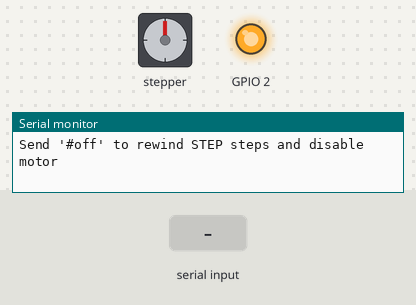
This program was run on a simulated ESP32-C6. On the bench: stepper motor, output pins drawn as LEDs (lit = HIGH), the last lines printed to the serial monitor. Inputs (shaded band) come from the test bench. Stepper angles assume 200 steps per turn.

Above: at 1.2 s.
1.3 s: "#on\n" received over Serial
At 2.8 s:
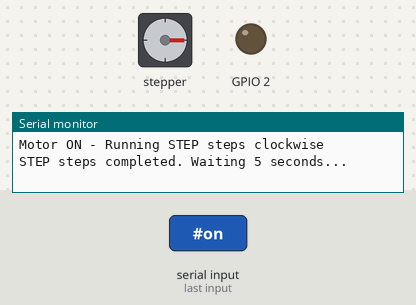
3.3 s: "#off\n" received over Serial
At 3.72 s:
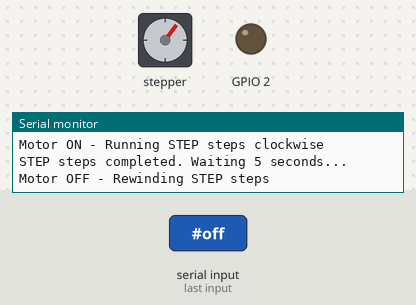
5.3 s: "#off\n" received over Serial
At 7.0 s:
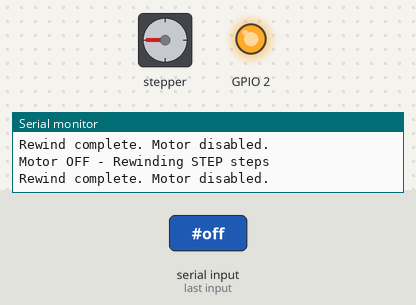
7.3 s: "#on\n" received over Serial
At 8.6 s:
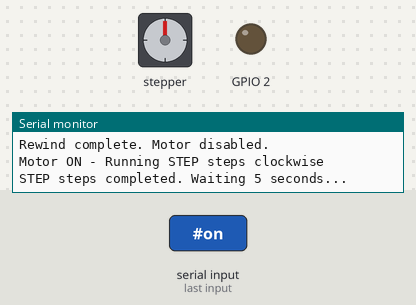
Timing chart, 0 to 14.3 s (numbered marks = the images above; inputs shaded):
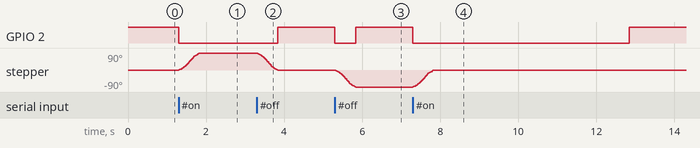

Measured:
- after the input at 1.3 s, GPIO 2: HIGH → LOW at once; stepper: turns 90° clockwise in 0.54 s, starting at once
- after the input at 3.3 s, GPIO 2: LOW → HIGH after 0.54 s; stepper: turns 90° counter-clockwise in 0.54 s, starting at once
- after the input at 5.3 s, GPIO 2: HIGH → LOW at once, → HIGH 0.54 s later; stepper: turns 90° counter-clockwise in 0.54 s, starting at once
- after the input at 7.3 s, GPIO 2: HIGH → LOW at once, → HIGH 5.5 s later; stepper: turns 90° clockwise in 0.54 s, starting at once

The program:

main.cpp
```cpp
#include <AccelStepper.h>

// ========== Motor pin definitions ==========
#define MOTOR1_STEP_PIN D10
#define MOTOR1_DIR_PIN D9
#define MOTOR2_STEP_PIN D8
#define MOTOR2_DIR_PIN D7
#define ENABLE_PIN D0
#define STEP 50
#define WAITING_TIME 5000 // 10 seconds in milliseconds
// Create stepper motor object (driver type, step pin, direction pin)
AccelStepper motor1(AccelStepper::DRIVER, MOTOR1_STEP_PIN, MOTOR1_DIR_PIN);

bool motorRunning = false;
bool isRewinding = false;
unsigned long waitStartTime = 0;
bool isWaiting = false;

void setup()
{
  Serial.begin(9600);

  // Set enable pin as output and disable motors initially
  pinMode(ENABLE_PIN, OUTPUT);
  digitalWrite(ENABLE_PIN, HIGH); // HIGH = disabled for DRV8825

  // Configure motor settings
  motor1.setMaxSpeed(1000);    // steps per second
  motor1.setAcceleration(500); // steps per second squared

  Serial.println("DRV8825 Motor Controller Ready");
  Serial.println("Send '#on' to run STEP steps clockwise, wait 10s, then auto-disable");
  Serial.println("Send '#off' to rewind STEP steps and disable motor");
}

void loop()
{
  // Check for serial commands
  if (Serial.available() > 0)
  {
    String command = Serial.readStringUntil('\n');
    command.trim(); // Remove whitespace
    command.toLowerCase();

    if (command == "#on")
    {
      if (!motorRunning && !isRewinding && !isWaiting)
      {
        Serial.println("Motor ON - Running STEP steps clockwise");
        digitalWrite(ENABLE_PIN, LOW);                  // LOW = enabled for DRV8825
        motor1.moveTo(motor1.currentPosition() + STEP); // Move STEP steps clockwise
        motorRunning = true;
        isWaiting = false;
      }
      else
      {
        Serial.println("Motor is already running, rewinding, or waiting to be disabled");
      }
    }
    else if (command == "#off")
    {
      if (!isRewinding)
      {
        Serial.println("Motor OFF - Rewinding STEP steps");
        digitalWrite(ENABLE_PIN, LOW);                  // Enable motor for rewinding
        motor1.moveTo(motor1.currentPosition() - STEP); // Rewind STEP steps
        motorRunning = false;
        isWaiting = false;
        isRewinding = true;
      }
      else
      {
        Serial.println("Motor is already rewinding");
      }
    }
    else
    {
      Serial.println("Unknown command. Use '#on' or '#off'");
    }
  }

  // Handle motor movement and timing
  if (motorRunning)
  {
    motor1.run();

    // Check if motor finished moving STEP steps
    if (motor1.distanceToGo() == 0 && !isWaiting)
    {
      Serial.println("STEP steps completed. Waiting 5 seconds...");
      waitStartTime = millis();
      isWaiting = true;
    }
  }

  // Handle rewinding movement
  if (isRewinding)
  {
    motor1.run();

    // Check if rewind is complete
    if (motor1.distanceToGo() == 0)
    {
      Serial.println("Rewind complete. Motor disabled.");
      digitalWrite(ENABLE_PIN, HIGH); // Disable motor
      isRewinding = false;
    }
  }

  // Handle 10-second wait and auto-disable
  if (isWaiting)
  {
    if (millis() - waitStartTime >= WAITING_TIME)
    { // 10 seconds = WAITING_TIME milliseconds
      Serial.println("Wait complete. Motor OFF - Disabled");
      digitalWrite(ENABLE_PIN, HIGH); // Disable motor
      motorRunning = false;
      isWaiting = false;
    }
  }
}
```
